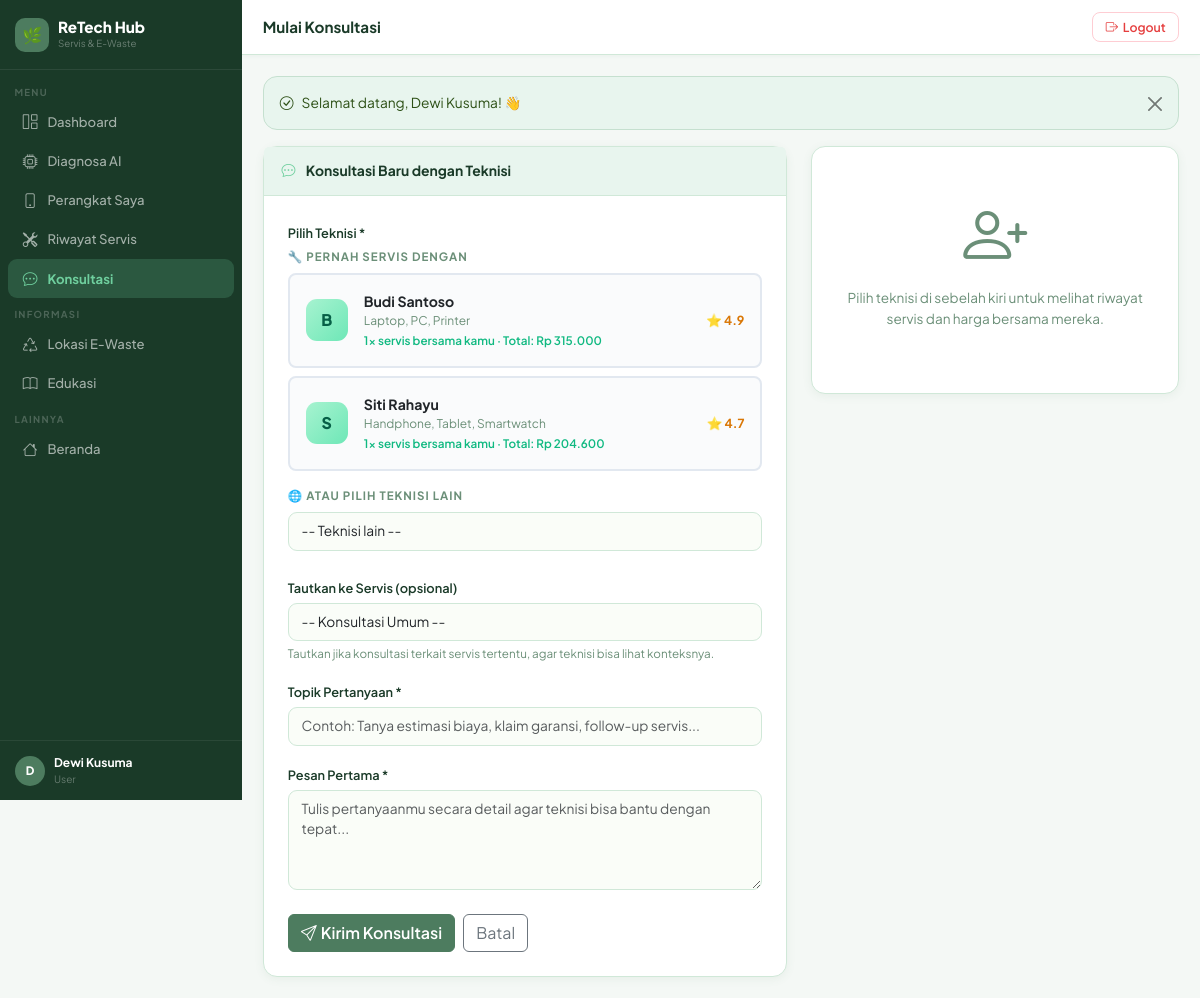
/user/chat/create.php (signed in), run on the app's committed database.
### tables this page shows
CREATE TABLE IF NOT EXISTS users (
    id INT AUTO_INCREMENT PRIMARY KEY,
    name VARCHAR(255) NOT NULL,
    email VARCHAR(255) UNIQUE NOT NULL,
    password VARCHAR(255) NOT NULL,
    role ENUM('user','technician','admin') DEFAULT 'user',
    phone VARCHAR(20) NULL,
    address TEXT NULL,
    latitude DECIMAL(10,7) NULL,    
    longitude DECIMAL(10,7) NULL,
    created_at TIMESTAMP DEFAULT CURRENT_TIMESTAMP,
    updated_at TIMESTAMP DEFAULT CURRENT_TIMESTAMP ON UPDATE CURRENT_TIMESTAMP
);

CREATE TABLE IF NOT EXISTS technicians (
    id INT AUTO_INCREMENT PRIMARY KEY,
    user_id INT NOT NULL,
    keahlian VARCHAR(255) NOT NULL,
    lokasi VARCHAR(255) NOT NULL,          
    workshop_address TEXT NULL,            
    latitude DECIMAL(10,7) NULL,           
    longitude DECIMAL(10,7) NULL,          
    bio TEXT NULL,
    is_available TINYINT(1) DEFAULT 1,
    rating DECIMAL(2,1) DEFAULT 5.0,
    total_jobs INT DEFAULT 0,
    response_time INT DEFAULT 60,
    price_start INT DEFAULT 50000,
    is_verified TINYINT(1) DEFAULT 0,     
    verified_at TIMESTAMP NULL,
    reject_reason VARCHAR(255) NULL,      
    created_at TIMESTAMP DEFAULT CURRENT_TIMESTAMP,
    updated_at TIMESTAMP DEFAULT CURRENT_TIMESTAMP ON UPDATE CURRENT_TIMESTAMP,
    FOREIGN KEY (user_id) REFERENCES users(id) ON DELETE CASCADE
);

### user/chat/create.php (the view, shortened to what this page needs)
<?php
require_once __DIR__ . '/../../includes/functions.php';
require_once __DIR__ . '/../../includes/layout.php';
$pdo = getDB();
$uid = $_SESSION['user_id'];
$techId    = (int)get('tech_id');
$techFromHistory = $pdo->prepare("
    SELECT DISTINCT t.*, u.name, u.phone,
        COUNT(sr.id) AS total_servis_dengan_user,
        MAX(sr.service_date) AS last_servis,
        SUM(sr.total_cost) AS total_spent
    FROM technicians t
    JOIN users u ON t.user_id = u.id
    JOIN service_requests sr ON sr.technician_id = t.id
    JOIN devices d ON sr.device_id = d.id
    WHERE d.user_id = ?
    GROUP BY t.id
    ORDER BY last_servis DESC
");
$techFromHistory->execute([$uid]);
$histTechs = $techFromHistory->fetchAll();
$allTechs = $pdo->query("SELECT t.*,u.name,u.phone FROM technicians t JOIN users u ON t.user_id=u.id WHERE t.is_available=1 AND t.is_verified=1 ORDER BY t.rating DESC")->fetchAll();
$selectedTechId = $techId ?: (int)post('technician_id');
pageHeader('Konsultasi Baru', 'Mulai Konsultasi');
?>
<div class="row g-4">
<div class="col-lg-7">
<div class="card">
    <div class="card-header" style="background:var(--sage-lt,#ECFDF5);">
        <i class="bi bi-chat-dots me-2" style="color:var(--mint,#10B981)"></i>
        Konsultasi Baru dengan Teknisi
    </div>
    <div class="card-body p-4">
        <form method="POST" id="consultForm">
            <div class="mb-4">
                <label class="form-label">Pilih Teknisi *</label>
                <?php if (!empty($histTechs)): ?>
                <div class="mb-2" style="font-size:.72rem;font-weight:700;text-transform:uppercase;letter-spacing:1px;color:var(--muted,#94A3B8);">
                    🔧 Pernah Servis Dengan
                </div>
                <?php foreach ($histTechs as $t):
                    $isSel = $selectedTechId === (int)$t['id'] || (int)post('technician_id') === (int)$t['id'];
                ?>
                <div class="tech-opt mb-2 p-3 rounded-3"
                     style="border:2px solid <?= $isSel ? 'var(--mint,#10B981)' : '#E2E8F0' ?>;cursor:pointer;background:<?= $isSel ? '#ECFDF5' : '#FAFBFC' ?>;transition:.15s;"
                     onclick="selectTechForm(this, <?= $t['id'] ?>, '<?= e($t['name'] ?? '') ?>')">
                    <div class="d-flex align-items-center gap-3">
                        <div style="width:42px;height:42px;background:linear-gradient(135deg,#A7F3D0,#6EE7B7);border-radius:11px;display:flex;align-items:center;justify-content:center;color:#065F46;font-weight:800;font-size:1rem;flex-shrink:0;">
                            <?= strtoupper(substr($t['name'] ?? 'T', 0, 1)) ?>
                        </div>
                        <div class="flex-grow-1">
                            <div style="font-weight:700;font-size:.88rem;"><?= e($t['name'] ?? '') ?></div>
                            <div style="font-size:.75rem;color:var(--muted,#94A3B8);"><?= e($t['keahlian'] ?? '') ?></div>
                            <div style="font-size:.73rem;color:#10B981;font-weight:600;margin-top:.15rem;">
                                <?= $t['total_servis_dengan_user'] ?>× servis bersama kamu
                                · Total: <?= rupiah($t['total_spent'] ?? 0) ?>
                            </div>
                        </div>
                        <div style="font-size:.78rem;font-weight:700;color:#D97706;">
                            ⭐ <?= number_format($t['rating'] ?? 0, 1) ?>
                        </div>
                    </div>
                </div>
                <?php endforeach; ?>
                <?php if (!empty($allTechs)): ?>
                <div class="mt-3 mb-2" style="font-size:.72rem;font-weight:700;text-transform:uppercase;letter-spacing:1px;color:var(--muted,#94A3B8);">
                    🌐 Atau Pilih Teknisi Lain
                </div>
                <select name="_other_tech" class="form-select form-select-sm" id="otherTechSelect"
                        onchange="if(this.value) selectTechForm(null, this.value, this.options[this.selectedIndex].text.split(' —')[0])">
                    <option value="">-- Teknisi lain --</option>
                </select>
                <?php endif; ?>
                <?php endif; ?>
            </div>
            <?php
            $userServices = $pdo->prepare("
                SELECT sr.id, d.device_name, d.brand, sr.status, sr.service_date, sr.technician_id
                FROM service_requests sr
                JOIN devices d ON sr.device_id = d.id
                WHERE d.user_id = ?
                ORDER BY sr.created_at DESC
                LIMIT 10
            ");
            $userServices->execute([$uid]);
            $userServices = $userServices->fetchAll();
            ?>
            <?php if (!empty($userServices)): ?>
            <div class="mb-3">
                <label class="form-label">Tautkan ke Servis (opsional)</label>
                <select name="service_request_id" class="form-select" id="serviceLink"
                        onchange="filterTechByService(this.value)">
                    <option value="">-- Konsultasi Umum --</option>
                </select>
                <div class="form-text">Tautkan jika konsultasi terkait servis tertentu, agar teknisi bisa lihat konteksnya.</div>
            </div>
            <?php endif; ?>
            <div class="mb-3">
                <label class="form-label">Topik Pertanyaan *</label>
                <input type="text" name="subject" class="form-control"
                       placeholder="Contoh: Tanya estimasi biaya, klaim garansi, follow-up servis..."
                       value="<?= e(post('subject')) ?>" required>
            </div>
            <div class="mb-4">
                <label class="form-label">Pesan Pertama *</label>
                <textarea name="message" rows="4" class="form-control"
                          placeholder="Tulis pertanyaanmu secara detail agar teknisi bisa bantu dengan tepat..."
                          required><?= e(post('message')) ?></textarea>
            </div>
            <div class="d-flex gap-2">
                <button type="submit" class="btn btn-primary">
                    <i class="bi bi-send me-1"></i>Kirim Konsultasi
                </button>
                <a href="index.php" class="btn btn-outline-secondary">Batal</a>
            </div>
        </form>
    </div>
</div>
</div>
<div class="col-lg-5">
    <div id="techHintCard" class="card" style="<?= $selectedTechId ? 'display:none;' : '' ?>">
        <div class="card-body text-center py-5" style="color:var(--muted,#94A3B8);">
            <i class="bi bi-person-plus display-3 d-block mb-3 opacity-20"></i>
            <p style="font-size:.85rem;">Pilih teknisi di sebelah kiri untuk melihat riwayat servis dan harga bersama mereka.</p>
        </div>
    </div>
</div>
</div>
<?php pageFooter(); ?>

### includes/layout.php (shortened to what this page needs)
<?php
function pageHeader(string $title = 'Dashboard', string $pageTitle = ''): void {
    $user   = currentUser();
    $role   = $_SESSION['user_role'] ?? '';
    $active = $_SERVER['PHP_SELF'];
    $base   = BASE_URL;
?>
<!DOCTYPE html>
<html lang="id">
<head>
    <link href="https://cdn.jsdelivr.net/npm/bootstrap@5.3.2/dist/css/bootstrap.min.css" rel="stylesheet">
    <link href="https://cdn.jsdelivr.net/npm/bootstrap-icons@1.11.3/font/bootstrap-icons.min.css" rel="stylesheet">
</head>
<body>
<aside class="sidebar" id="sidebar">
    <div class="sb-brand">
        <div class="lbox">🌿</div>
        <div>
            <div class="bname">ReTech Hub</div>
            <div class="bsub">Servis &amp; E-Waste</div>
        </div>
    </div>
    <nav class="sb-nav">
        <?php if ($role === 'admin'): ?>
            <div class="sb-sec">Manajemen</div>
            <a href="<?= $base ?>/admin/dashboard.php" <?= str_contains($active,'admin/dashboard') ? 'class="active"' : '' ?>><i class="bi bi-grid-1x2"></i> Dashboard</a>
            <a href="<?= $base ?>/admin/users/index.php" <?= str_contains($active,'admin/users') ? 'class="active"' : '' ?>><i class="bi bi-people"></i> Kelola User</a>
            <a href="<?= $base ?>/admin/services.php" <?= str_contains($active,'admin/services') ? 'class="active"' : '' ?>><i class="bi bi-tools"></i> Semua Servis</a>
            <a href="<?= $base ?>/admin/technician_verify.php" <?= str_contains($active,'technician_verify') ? 'class="active"' : '' ?>><i class="bi bi-shield-check"></i> Verifikasi Teknisi</a>
            <a href="<?= $base ?>/admin/settings.php" <?= str_contains($active,'admin/settings') ? 'class="active"' : '' ?>><i class="bi bi-gear"></i> Pengaturan</a>
            <div class="sb-sec">Konten</div>
            <a href="<?= $base ?>/admin/ewaste/index.php" <?= str_contains($active,'admin/ewaste') ? 'class="active"' : '' ?>><i class="bi bi-recycle"></i> Lokasi E-Waste</a>
            <a href="<?= $base ?>/admin/articles/index.php" <?= str_contains($active,'admin/articles') ? 'class="active"' : '' ?>><i class="bi bi-journal-text"></i> Artikel</a>
        <?php else: ?>
            <div class="sb-sec">Menu</div>
            <a href="<?= $base ?>/user/dashboard.php" <?= str_contains($active,'user/dashboard') ? 'class="active"' : '' ?>><i class="bi bi-grid-1x2"></i> Dashboard</a>
            <a href="<?= $base ?>/diagnosis/index.php" <?= str_contains($active,'diagnosis') ? 'class="active"' : '' ?>><i class="bi bi-cpu"></i> Diagnosa AI</a>
            <a href="<?= $base ?>/user/devices/index.php" <?= str_contains($active,'user/devices') ? 'class="active"' : '' ?>><i class="bi bi-phone"></i> Perangkat Saya</a>
            <a href="<?= $base ?>/user/service/index.php" <?= str_contains($active,'user/service') ? 'class="active"' : '' ?>><i class="bi bi-tools"></i> Riwayat Servis</a>
            <a href="<?= $base ?>/user/chat/index.php" <?= str_contains($active,'user/chat') ? 'class="active"' : '' ?>><i class="bi bi-chat-dots"></i> Konsultasi</a>
            <div class="sb-sec">Informasi</div>
            <a href="<?= $base ?>/ewaste/index.php"><i class="bi bi-recycle"></i> Lokasi E-Waste</a>
            <a href="<?= $base ?>/articles/index.php"><i class="bi bi-book"></i> Edukasi</a>
        <?php endif; ?>
        <div class="sb-sec">Lainnya</div>
        <a href="<?= $base ?>/index.php"><i class="bi bi-house"></i> Beranda</a>
    </nav>
    <?php if ($user): ?>
    <div class="sb-user">
        <div class="av"><?= strtoupper(substr($user['name'] ?? 'U', 0, 1)) ?></div>
        <div>
            <div class="un"><?= htmlspecialchars($user['name'] ?? '') ?></div>
            <div class="ur"><?= ucfirst($role) ?></div>
        </div>
    </div>
    <?php endif; ?>
</aside>
<div class="main">
    <div class="topbar">
        <div class="d-flex align-items-center gap-2">
            <span class="ptitle"><?= htmlspecialchars($pageTitle ?: $title) ?></span>
        </div>
        <form method="POST" action="<?= $base ?>/logout.php" class="m-0">
            <button type="submit" class="btn-lo">
                <i class="bi bi-box-arrow-right"></i> Logout
            </button>
        </form>
    </div>
    <div class="page-body">
<?php
}
function pageFooter(): void {
    echo '</div></div>';
    echo '</body></html>';
}

### includes/layout.php (style rules this page uses)
:root { --sage: #4D7C5F; --sage-dk: #2D5016; --sage-lt: #E8F5EE; --sage-md: #C5E0CF; --mint: #6FCF9E; --forest: #1A3A28; --cream: #FAFDF8; --sand: #F4F8F5; --border: #D0E8D8; --txt: #1A3A28; --muted: #6B8F78; --white: #FFFFFF; --shadow: 0 2px 10px rgba(77,124,95,.08); --r: 14px; }
* { font-family: 'Plus Jakarta Sans', sans-serif; box-sizing: border-box; }
body { background: var(--sand); color: var(--txt); margin: 0; }
.sidebar { width: 242px; min-height: 100vh; background: var(--forest); position: fixed; top: 0; left: 0; z-index: 1000; display: flex; flex-direction: column; transition: transform .3s; }
.sb-brand { padding: 1.1rem .95rem; border-bottom: 1px solid rgba(255,255,255,.08); display: flex; align-items: center; gap: .55rem; }
.sb-brand .lbox { width: 34px; height: 34px; background: var(--sage); border-radius: 10px; display: flex; align-items: center; justify-content: center; font-size: 1rem; flex-shrink: 0; }
.sb-brand .bname { color: #fff; font-size: .95rem; font-weight: 800; line-height: 1.1; }
.sb-brand .bsub { color: rgba(255,255,255,.35); font-size: .61rem; }
.sb-nav { padding: .35rem 0; flex: 1; overflow-y: auto; }
.sb-sec { padding: .55rem .9rem .18rem; font-size: .6rem; font-weight: 700; text-transform: uppercase; letter-spacing: 1.3px; color: rgba(255,255,255,.22); }
.sb-nav a { display: flex; align-items: center; gap: .55rem; padding: .52rem .85rem; margin: .03rem .5rem; color: rgba(255,255,255,.6); text-decoration: none; font-size: .82rem; font-weight: 500; border-radius: 9px; transition: .15s; }
.sb-nav a i { font-size: .92rem; width: 17px; text-align: center; flex-shrink: 0; }
.sb-nav a.active { background: rgba(111,207,158,.2); color: var(--mint); font-weight: 700; }
.sb-nav a.active i { color: var(--mint); }
.sb-user { padding: .8rem .95rem; border-top: 1px solid rgba(255,255,255,.07); display: flex; align-items: center; gap: .55rem; }
.av { width: 30px; height: 30px; background: var(--sage); border-radius: 50%; display: flex; align-items: center; justify-content: center; color: #fff; font-weight: 800; font-size: .73rem; flex-shrink: 0; }
.un { color: #fff; font-size: .75rem; font-weight: 700; }
.ur { color: rgba(255,255,255,.32); font-size: .63rem; }
.main { margin-left: 242px; min-height: 100vh; }
.topbar { background: var(--white); padding: .78rem 1.3rem; border-bottom: 1px solid var(--border); display: flex; align-items: center; justify-content: space-between; position: sticky; top: 0; z-index: 100; box-shadow: 0 1px 4px rgba(77,124,95,.06); }
.ptitle { font-weight: 700; font-size: .95rem; color: var(--txt); margin: 0; }
.btn-lo { background: transparent; border: 1.5px solid #FECDD3; color: #E53E3E; border-radius: 8px; padding: .27rem .78rem; font-size: .77rem; font-weight: 600; cursor: pointer; transition: .15s; display: flex; align-items: center; gap: .3rem; }
.page-body { padding: 1.3rem; }
.card { border: 1px solid var(--border); border-radius: var(--r); box-shadow: var(--shadow); background: var(--white); }
.card-header { background: transparent; border-bottom: 1px solid var(--border); padding: .82rem 1.1rem; font-weight: 700; font-size: .87rem; color: var(--txt); }
.card-body { padding: 1.1rem; }
.btn-primary, .btn-primary:focus { background: var(--sage); border-color: var(--sage); color: #fff; font-weight: 600; }
.form-control, .form-select { border-color: var(--border); border-radius: 9px !important; font-size: .86rem; padding: .5rem .8rem; background: #FAFDF8; }
.form-label { font-size: .8rem; font-weight: 600; color: var(--txt); margin-bottom: .3rem; }
.form-text { font-size: .73rem; color: var(--muted); }

### data on the page
users: name "D", name "Dewi Kusuma"
technicians: user.name "B", user.name "Budi Santoso", keahlian "Laptop, PC, Printer", total_servis_dengan_user "1", total_spent "Rp 315.000", rating "4.9"
technicians: user.name "S", user.name "Siti Rahayu", keahlian "Handphone, Tablet, Smartwatch", total_servis_dengan_user "1", total_spent "Rp 204.600", rating "4.7"

### other printed values
$role "User"
$pageTitle ?: $title "Mulai Konsultasi"
$flash['msg'] "Selamat datang, Dewi Kusuma! 👋"
